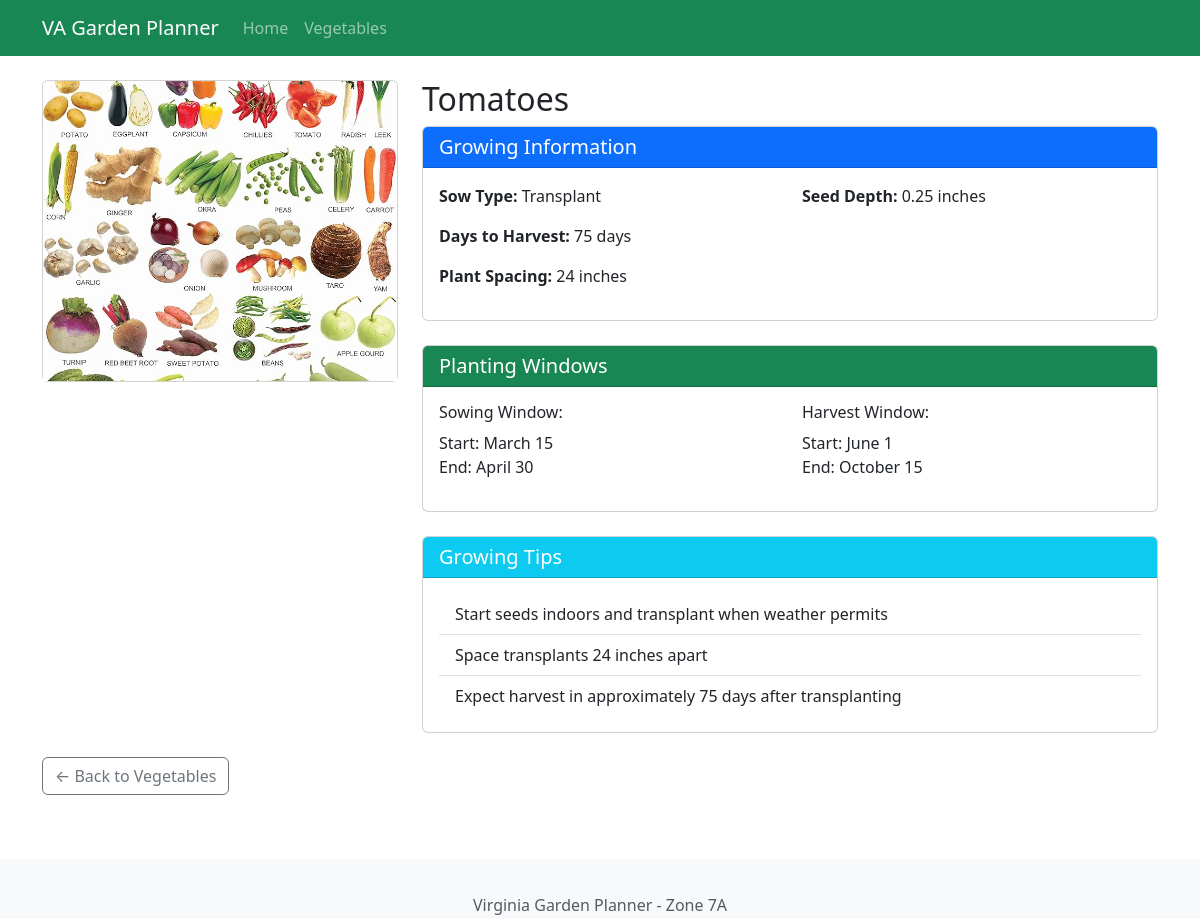
Page /vegetable/25 on the committed database.
### tables this page shows
CREATE TABLE vegetables (
            id INTEGER PRIMARY KEY AUTOINCREMENT,
            name TEXT NOT NULL,
            sow_type TEXT NOT NULL,
            days_to_harvest INTEGER,
            plant_spacing INTEGER,
            seed_depth FLOAT,
            sow_start_date TEXT,
            sow_end_date TEXT,
            harvest_start_date TEXT,
            harvest_end_date TEXT,
            image_url TEXT
        );

### app.py (the view)
@app.route("/vegetable/<int:id>")
def vegetable_detail(id):
    with sqlite3.connect("garden.db") as conn:
        conn.row_factory = sqlite3.Row
        c = conn.cursor()
        c.execute("SELECT * FROM vegetables WHERE id = ?", (id,))
        vegetable = c.fetchone()
    return render_template("vegetable_detail.html", vegetable=vegetable)

### templates/vegetable_detail.html (shortened to what this page needs)
{% extends "base.html" %}
{% block content %}
<div class="row">
    <div class="col-md-4 mb-4">
        <div class="card">
            {% if vegetable['image_url'] %}
                <img src="{{ vegetable['image_url'] }}" class="card-img-top" alt="{{ vegetable['name'] }}" style="height: 300px; object-fit: cover;">
            {% else %}
                <div class="card-img-top bg-light d-flex align-items-center justify-content-center" style="height: 300px;">
                    <span class="text-muted">No image available</span>
                </div>
            {% endif %}
        </div>
    </div>
    <div class="col-md-8">
        <h2>{{ vegetable['name'] }}</h2>
        <div class="card mb-4">
            <div class="card-header bg-primary text-white">
                <h5 class="card-title mb-0">Growing Information</h5>
            </div>
            <div class="card-body">
                <div class="row">
                    <div class="col-md-6">
                        <p><strong>Sow Type:</strong> {{ vegetable['sow_type'] }}</p>
                        <p><strong>Days to Harvest:</strong> {{ vegetable['days_to_harvest'] }} days</p>
                        <p><strong>Plant Spacing:</strong> {{ vegetable['plant_spacing'] }} inches</p>
                    </div>
                    <div class="col-md-6">
                        {% if vegetable['seed_depth'] %}
                            <p><strong>Seed Depth:</strong> {{ vegetable['seed_depth'] }} inches</p>
                        {% endif %}
                    </div>
                </div>
            </div>
        </div>
        <div class="card mb-4">
            <div class="card-header bg-success text-white">
                <h5 class="card-title mb-0">Planting Windows</h5>
            </div>
            <div class="card-body">
                <div class="row">
                    <div class="col-md-6">
                        <h6>Sowing Window:</h6>
                        <p>
                            Start: {{ vegetable['sow_start_date'] }}<br>
                            End: {{ vegetable['sow_end_date'] }}
                        </p>
                    </div>
                    <div class="col-md-6">
                        <h6>Harvest Window:</h6>
                        <p>
                            Start: {{ vegetable['harvest_start_date'] }}<br>
                            End: {{ vegetable['harvest_end_date'] }}
                        </p>
                    </div>
                </div>
            </div>
        </div>
        <div class="card">
            <div class="card-header bg-info text-white">
                <h5 class="card-title mb-0">Growing Tips</h5>
            </div>
            <div class="card-body">
                <ul class="list-group list-group-flush">
                    {% if vegetable['sow_type'] == "Direct Sow" %}
                        <li class="list-group-item">Plant seeds directly in the garden at {{ vegetable['seed_depth'] }} inches deep</li>
                        <li class="list-group-item">Space plants {{ vegetable['plant_spacing'] }} inches apart</li>
                        <li class="list-group-item">Expect harvest in approximately {{ vegetable['days_to_harvest'] }} days</li>
                    {% else %}
                        <li class="list-group-item">Start seeds indoors and transplant when weather permits</li>
                        <li class="list-group-item">Space transplants {{ vegetable['plant_spacing'] }} inches apart</li>
                        <li class="list-group-item">Expect harvest in approximately {{ vegetable['days_to_harvest'] }} days after transplanting</li>
                    {% endif %}
                </ul>
            </div>
        </div>
    </div>
</div>
<div class="row mt-4">
    <div class="col">
        <a href="{{ url_for('vegetables') }}" class="btn btn-outline-secondary">
            &larr; Back to Vegetables
        </a>
    </div>
</div>
{% endblock %}

### static/css/style.css (style rules this page uses)
html { position: relative; min-height: 100%; }
body { margin-bottom: 60px; }
.card { transition: transform 0.2s ease-in-out; }

### rows in the picture
vegetables: name "Tomatoes", sow_type "Transplant", days_to_harvest "75", plant_spacing "24", seed_depth "0.25", sow_start_date "March 15", sow_end_date "April 30", harvest_start_date "June 1", harvest_end_date "October 15"
